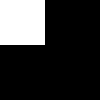
Frame 1 (no input)
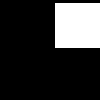
Frame 60 (the mouse pressed at the canvas centre just before this capture)
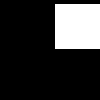
Frame 120 (the mouse held since frame 60 and released just before this capture)

The Processing sketch that drew these frames (run headless with seeded random() and noise(); from frame 60 on, the mouse is pressed at the canvas centre):

// Processing sketch: processing_162726
// ── processing_162726.pde

int speed = 1;  
int state = 0;  
int x = 0; 
int y = 0;  
void setup() {
  size(100,100);
}
void draw() {
  background(0);
  noStroke();
  fill(255);
  rect(x,y,45,45);
  if (state == 0) {
    x = x + speed;
    if (x > width-45) {
      x = width-45;
      state = 1;
    }
  } else if (state == 1) {
    y = y + speed;
    if (y > height-45) {
      y = height-45;
      state = 2;
    }
  } else if (state == 2) {
    x = x - speed;
    if (x < 0) {
      x = 0;
      state = 3;
    }
  } else if (state == 3) {
    y = y - speed;
    if (y < 0) {
      y = 0;
      state=0;
    }
  }
}
void mousePressed() {
   speed = 0;
}
void mouseReleased() {
   speed = 1;
}
